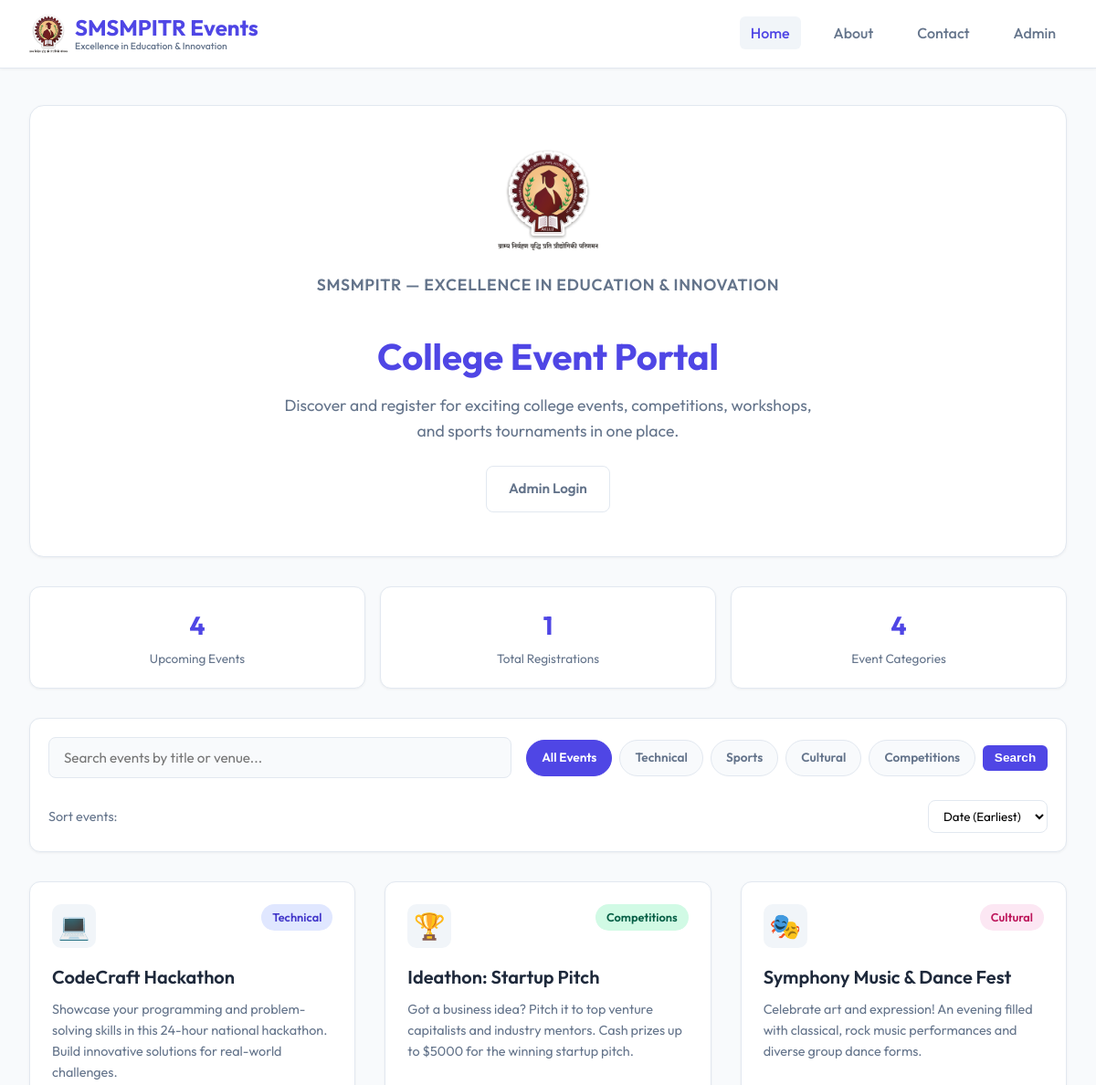
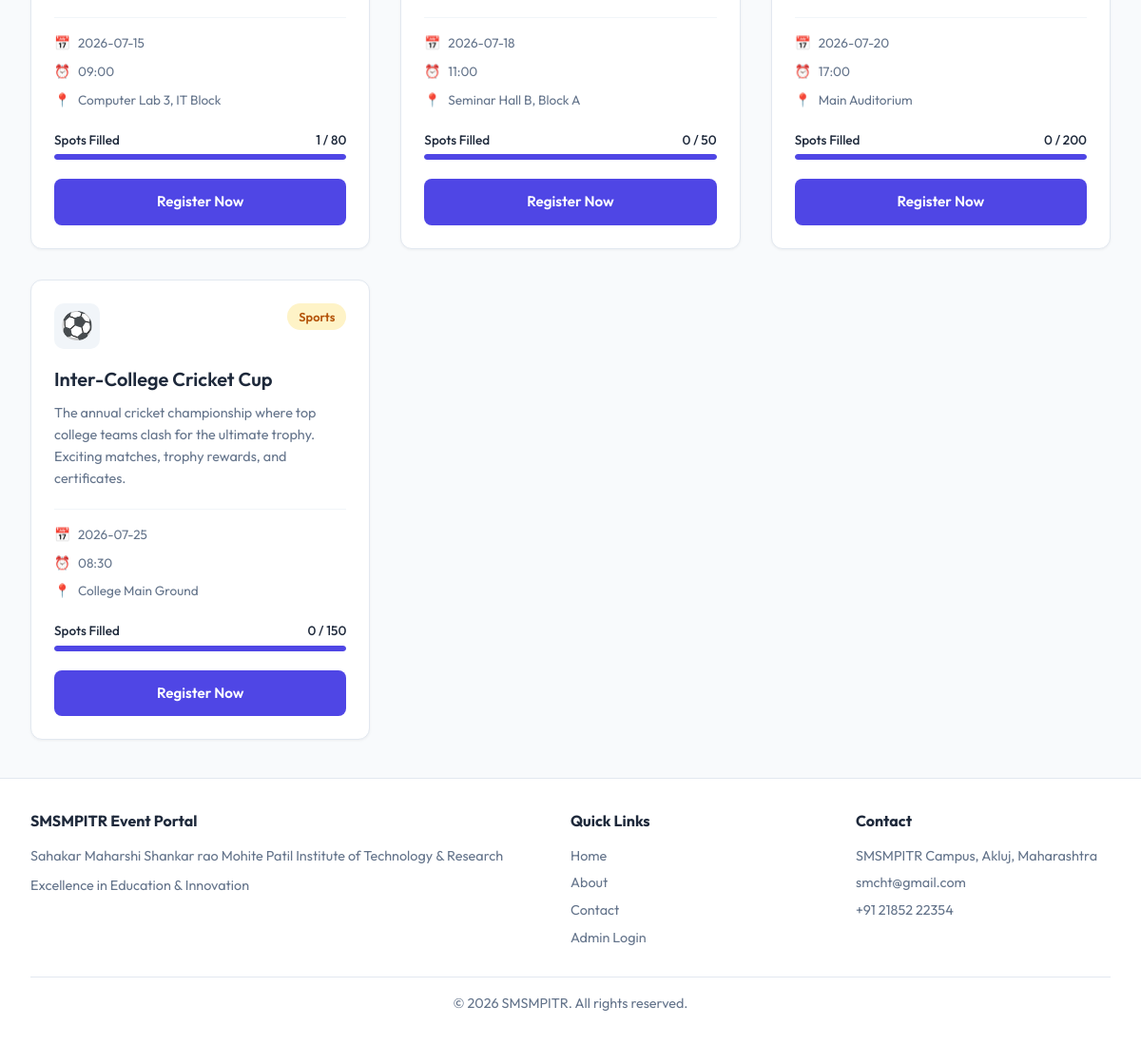
The page / on the database its author committed (2 pictures, top to bottom).
### tables this page shows
CREATE TABLE events (
            id INTEGER PRIMARY KEY AUTOINCREMENT,
            title TEXT NOT NULL,
            category TEXT NOT NULL,
            description TEXT NOT NULL,
            date TEXT NOT NULL,
            time TEXT NOT NULL,
            venue TEXT NOT NULL,
            max_capacity INTEGER DEFAULT 50,
            current_registrations INTEGER DEFAULT 0
        );

### main.py (the view)
@app.route('/')
def index():
    current_category = request.args.get('category', '')
    search_query = request.args.get('search', '')
    sort_by = request.args.get('sort', 'date')
    conn = get_db_connection()
    cursor = conn.cursor()
    query = "SELECT * FROM events WHERE 1=1"
    params = []
    if current_category:
        query += " AND category = ?"
        params.append(current_category)
    if search_query:
        query += " AND (title LIKE ? OR venue LIKE ? OR description LIKE ?)"
        search_pattern = f"%{search_query}%"
        params.extend([search_pattern, search_pattern, search_pattern])
    order_map = {'date': 'date ASC', 'title': 'title ASC', 'category': 'category ASC'}
    query += f" ORDER BY {order_map.get(sort_by, 'date ASC')}"
    events = cursor.execute(query, params).fetchall()
    total_events = cursor.execute('SELECT COUNT(*) FROM events').fetchone()[0]
    total_categories = cursor.execute('SELECT COUNT(DISTINCT category) FROM events').fetchone()[0]
    total_registrations = cursor.execute('SELECT COUNT(*) FROM registrations').fetchone()[0]
    conn.close()
    return render_template(
        'index.html',
        events=events,
        current_category=current_category,
        search_query=search_query,
        sort_by=sort_by,
        total_events=total_events,
        total_categories=total_categories,
        total_registrations=total_registrations,
    )

### main.py (called while the page is built)
@app.context_processor
def inject_college_info():
    return {
        'college_name': config.COLLEGE_NAME,
        'college_full_name': config.COLLEGE_FULL_NAME,
        'college_tagline': config.COLLEGE_TAGLINE,
        'college_email': config.COLLEGE_EMAIL,
        'college_phone': config.COLLEGE_PHONE,
        'college_address': config.COLLEGE_ADDRESS,
    }

def get_db_connection():
    conn = sqlite3.connect(DATABASE)
    conn.row_factory = sqlite3.Row
    conn.execute('PRAGMA foreign_keys = ON')
    return conn

### templates/index.html (shortened to what this page needs)
{% extends "base.html" %}
{% block content %}
<section class="hero">
    <div class="hero-brand">
        <img src="{{ url_for('static', filename='images/smsmpitr_logo.png') }}" alt="{{ college_name }} Logo"
            class="hero-logo">
        <p class="hero-subtitle">{{ college_name }} &mdash; {{ college_tagline }}</p>
    </div>
    <h1>College Event Portal</h1>
    <p>Discover and register for exciting college events, competitions, workshops, and sports tournaments in one place.
    </p>
    <a href="{{ url_for('admin_login') }}" class="btn btn-secondary">Admin Login</a>
</section>
<div class="stats-row">
    <div class="stat-box"><strong>{{ total_events }}</strong><span>Upcoming Events</span></div>
    <div class="stat-box"><strong>{{ total_registrations }}</strong><span>Total Registrations</span></div>
    <div class="stat-box"><strong>{{ total_categories }}</strong><span>Event Categories</span></div>
</div>
<section class="controls">
    <form action="{{ url_for('index') }}" method="GET" class="search-filter-row">
        <div class="search-box">
            <input type="text" name="search" class="search-input" placeholder="Search events by title or venue..."
                value="{{ search_query }}">
        </div>
        <div class="filter-group">
            <a href="{{ url_for('index', category='', search=search_query) }}"
                class="filter-btn {% if not current_category %}active{% endif %}">All Events</a>
            <a href="{{ url_for('index', category='Technical', search=search_query) }}"
                class="filter-btn {% if current_category == 'Technical' %}active{% endif %}">Technical</a>
            <a href="{{ url_for('index', category='Sports', search=search_query) }}"
                class="filter-btn {% if current_category == 'Sports' %}active{% endif %}">Sports</a>
            <a href="{{ url_for('index', category='Cultural', search=search_query) }}"
                class="filter-btn {% if current_category == 'Cultural' %}active{% endif %}">Cultural</a>
            <a href="{{ url_for('index', category='Competitions', search=search_query) }}"
                class="filter-btn {% if current_category == 'Competitions' %}active{% endif %}">Competitions</a>
            <button type="submit" class="btn btn-primary btn-sm">Search</button>
        </div>
    </form>
    <div class="controls-toolbar">
        <span style="color:var(--text-muted); font-size:0.9rem;">Sort events:</span>
        <select id="sort-events" class="sort-select" aria-label="Sort events">
            <option value="date" {% if sort_by=='date' %}selected{% endif %}>Date (Earliest)</option>
        </select>
    </div>
</section>
{% if events %}
<div class="events-grid">
    {% for event in events %}
    <article class="card event-card">
        <div class="event-header">
            <div class="category-icon">
                {% if event.category == 'Technical' %}💻
                {% elif event.category == 'Sports' %}⚽
                {% elif event.category == 'Cultural' %}🎭
                {% elif event.category == 'Competitions' %}🏆
                {% else %}📅
                {% endif %}
            </div>
            <span class="badge badge-{{ event.category|lower }}">{{ event.category }}</span>
        </div>
        <h2 class="event-title">{{ event.title }}</h2>
        <p class="event-description">{{ event.description }}</p>
        <div class="event-details">
            <div class="detail-item">
                <span>📅</span>
                <span>{{ event.date }}</span>
            </div>
            <div class="detail-item">
                <span>⏰</span>
                <span>{{ event.time }}</span>
            </div>
            <div class="detail-item">
                <span>📍</span>
                <span>{{ event.venue }}</span>
            </div>
        </div>
        <div class="capacity-section">
            <div class="capacity-info">
                <span>Spots Filled</span>
                <span>{{ event.current_registrations }} / {{ event.max_capacity }}</span>
            </div>
            <div class="progress-bar-bg">
                {% set percent = (event.current_registrations / event.max_capacity * 100)|int %}
                <div class="progress-bar-fill {% if percent >= 100 %}progress-full{% endif %}"
                    style="width:' {{ percent }}'";></div>
            </div>
        </div>
        <div class="event-footer">
            {% if event.current_registrations < event.max_capacity %} <a
                href="{{ url_for('register', event_id=event.id) }}" class="btn btn-primary event-btn">Register Now</a>
                {% else %}
                <button class="btn btn-secondary event-btn" disabled
                    style="cursor: not-allowed; opacity: 0.6;">Registration Full</button>
                {% endif %}
        </div>
    </article>
    {% endfor %}
</div>
{% endif %}
{% endblock %}

### templates/base.html (shortened to what this page needs)
<!DOCTYPE html>
<html lang="en">
<head>
    <link rel="stylesheet" href="{{ url_for('static', filename='css/site.css') }}">
</head>
<body>
    <nav class="navbar">
        <div class="nav-container">
            <a href="{{ url_for('index') }}" class="nav-brand">
                <img src="{{ url_for('static', filename='images/smsmpitr_logo.png') }}" alt="{{ college_name }} Logo">
                <span class="nav-brand-text">
                    <span>{{ college_name }} Events</span>
                    <small>{{ college_tagline }}</small>
                </span>
            </a>
            <ul class="nav-links">
                <li><a href="{{ url_for('index') }}"
                        class="nav-link {% if request.path == '/' %}active{% endif %}">Home</a></li>
                <li><a href="{{ url_for('about') }}"
                        class="nav-link {% if request.path == '/about' %}active{% endif %}">About</a></li>
                <li><a href="{{ url_for('contact') }}"
                        class="nav-link {% if request.path == '/contact' %}active{% endif %}">Contact</a></li>
                <li><a href="{{ url_for('admin_dashboard') if session.get('admin_logged_in') else url_for('admin_login') }}"
                        class="nav-link {% if request.path.startswith('/admin') %}active{% endif %}">Admin</a></li>
            </ul>
        </div>
    </nav>
    <main class="main-content">
        {% block content %}{% endblock %}
    </main>
    <footer class="footer">
        <div class="footer-grid">
            <div>
                <h4>{{ college_name }} Event Portal</h4>
                <p>{{ college_full_name }}</p>
                <p class="mt-2">{{ college_tagline }}</p>
            </div>
            <div>
                <h4>Quick Links</h4>
                <a href="{{ url_for('index') }}">Home</a>
                <a href="{{ url_for('about') }}">About</a>
                <a href="{{ url_for('contact') }}">Contact</a>
                <a href="{{ url_for('admin_login') }}">Admin Login</a>
            </div>
            <div>
                <h4>Contact</h4>
                <p>{{ college_address }}</p>
                <a href="mailto:{{ college_email }}">{{ college_email }}</a>
                <p>{{ college_phone }}</p>
            </div>
        </div>
        <div class="footer-bottom">
            <p>&copy; 2026 {{ college_name }}. All rights reserved.</p>
        </div>
    </footer>
</body>
</html>

### static/css/site.css (style rules this page uses)
.nav-brand { display: flex; align-items: center; gap: 0.75rem; }
.nav-brand img { width: 42px; height: 42px; object-fit: contain; display: block; max-width: 100%; }
.nav-brand-text { display: flex; flex-direction: column; line-height: 1.2; }
.nav-brand-text small { font-size: 0.65rem; color: var(--text-muted); font-weight: 500; }
.hero-logo { width: 110px; height: 110px; margin: 0 auto 1rem; display: block; }
.hero-subtitle { color: var(--primary); font-weight: 600; font-size: 0.95rem; letter-spacing: 0.04em; text-transform: uppercase; margin-bottom: 0.35rem; }
.stats-row { display: grid; grid-template-columns: repeat(auto-fit, minmax(160px, 1fr)); gap: 1rem; margin-bottom: 2rem; }
.stat-box { background: var(--card-bg); border: 1px solid var(--border-color); border-radius: 12px; padding: 1.25rem; text-align: center; box-shadow: var(--shadow-sm); }
.stat-box strong { display: block; font-size: 1.75rem; color: var(--primary); }
.stat-box span { color: var(--text-muted); font-size: 0.85rem; }
.controls-toolbar { display: flex; flex-wrap: wrap; gap: 0.75rem; align-items: center; justify-content: space-between; margin-top: 0.5rem; }
.sort-select { padding: 0.5rem 0.75rem; border: 1px solid var(--border-color); border-radius: 8px; font-family: inherit; background: #fff; }
.footer-grid { max-width: 1200px; margin: 0 auto; display: grid; grid-template-columns: 2fr 1fr 1fr; gap: 2rem; text-align: left; padding-bottom: 1.5rem; }
.footer-grid h4 { color: var(--text-main); margin-bottom: 0.75rem; font-size: 1rem; }
.footer-grid p, .footer-grid a { color: var(--text-muted); font-size: 0.9rem; text-decoration: none; display: block; margin-bottom: 0.35rem; }
.footer-bottom { border-top: 1px solid var(--border-color); padding-top: 1rem; text-align: center; }

### rows shown on the page
events: category "Technical", title "CodeCraft Hackathon", description "Showcase your programming and problem-solving skills in this 24-hour national hackathon. Build innovative solutions for real-world challenges.", date "2026-07-15", time "09:00", venue "Computer Lab 3, IT Block", current_registrations "1", max_capacity "80"
events: category "Competitions", title "Ideathon: Startup Pitch", description "Got a business idea? Pitch it to top venture capitalists and industry mentors. Cash prizes up to $5000 for the winning startup pitch.", date "2026-07-18", time "11:00", venue "Seminar Hall B, Block A", current_registrations "0", max_capacity "50"
events: category "Cultural", title "Symphony Music & Dance Fest", description "Celebrate art and expression! An evening filled with classical, rock music performances and diverse group dance forms.", date "2026-07-20", time "17:00", venue "Main Auditorium", current_registrations "0", max_capacity "200"
events: category "Sports", title "Inter-College Cricket Cup", description "The annual cricket championship where top college teams clash for the ultimate trophy. Exciting matches, trophy rewards, and certificates.", date "2026-07-25", time "08:30", venue "College Main Ground", current_registrations "0", max_capacity "150"

### other values the page prints
{{ college_name }} "SMSMPITR"
{{ college_tagline }} "Excellence in Education & Innovation"
{{ college_tagline }} "EXCELLENCE IN EDUCATION & INNOVATION"
{{ total_events }} "4"
{{ total_registrations }} "1"
{{ total_categories }} "4"
{{ college_full_name }} "Sahakar Maharshi Shankar rao Mohite Patil Institute of Technology & Research"
{{ college_address }} "SMSMPITR Campus, Akluj, Maharashtra"
{{ college_email }} "smcht@gmail.com"
{{ college_phone }} "+91 21852 22354"
